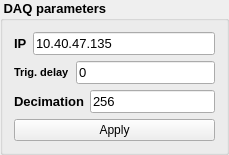
       <widget class="QGroupBox" name="ACQ_parameters">
        <property name="sizePolicy">
         <sizepolicy hsizetype="Expanding" vsizetype="Expanding">
          <horstretch>0</horstretch>
          <verstretch>0</verstretch>
         </sizepolicy>
        </property>
        <property name="minimumSize">
         <size>
          <width>100</width>
          <height>0</height>
         </size>
        </property>
        <property name="maximumSize">
         <size>
          <width>350</width>
          <height>16777215</height>
         </size>
        </property>
        <property name="font">
         <font>
          <pointsize>10</pointsize>
          <weight>75</weight>
          <bold>true</bold>
         </font>
        </property>
        <property name="mouseTracking">
         <bool>false</bool>
        </property>
        <property name="styleSheet">
         <string notr="true"/>
        </property>
        <property name="title">
         <string> DAQ parameters</string>
        </property>
        <layout class="QVBoxLayout" name="verticalLayout_8">
         <item>
          <layout class="QVBoxLayout" name="verticalLayout_2">
           <item>
            <layout class="QHBoxLayout" name="horizontalLayout">
             <item>
              <widget class="QLabel" name="freq_label">
               <property name="font">
                <font>
                 <weight>75</weight>
                 <bold>true</bold>
                </font>
               </property>
               <property name="styleSheet">
                <string notr="true"/>
               </property>
               <property name="text">
                <string>IP</string>
               </property>
              </widget>
             </item>
             <item>
              <widget class="QLineEdit" name="IP_var">
               <property name="font">
                <font>
                 <weight>50</weight>
                 <bold>false</bold>
                 <kerning>false</kerning>
                </font>
               </property>
               <property name="styleSheet">
                <string notr="true"/>
               </property>
               <property name="text">
                <string>10.40.47.135</string>
               </property>
              </widget>
             </item>
            </layout>
           </item>
           <item>
            <layout class="QHBoxLayout" name="horizontalLayout_2">
             <item>
              <widget class="QLabel" name="delay_label">
               <property name="font">
                <font>
                 <pointsize>8</pointsize>
                 <weight>75</weight>
                 <bold>true</bold>
                </font>
               </property>
               <property name="styleSheet">
                <string notr="true"/>
               </property>
               <property name="text">
                <string>Trig. delay</string>
               </property>
              </widget>
             </item>
             <item>
              <widget class="QLineEdit" name="delay_var">
               <property name="font">
                <font>
                 <weight>50</weight>
                 <bold>false</bold>
                 <kerning>false</kerning>
                </font>
               </property>
               <property name="styleSheet">
                <string notr="true"/>
               </property>
               <property name="text">
                <string>0</string>
               </property>
              </widget>
             </item>
            </layout>
           </item>
           <item>
            <layout class="QHBoxLayout" name="horizontalLayout_3">
             <item>
              <widget class="QLabel" name="DEC_label">
               <property name="font">
                <font>
                 <weight>75</weight>
                 <bold>true</bold>
                </font>
               </property>
               <property name="styleSheet">
                <string notr="true"/>
               </property>
               <property name="text">
                <string>Decimation</string>
               </property>
              </widget>
             </item>
             <item>
              <widget class="QLineEdit" name="decimation_var">
               <property name="font">
                <font>
                 <weight>50</weight>
                 <bold>false</bold>
                 <kerning>false</kerning>
                </font>
               </property>
               <property name="styleSheet">
                <string notr="true"/>
               </property>
               <property name="text">
                <string>256</string>
               </property>
              </widget>
             </item>
            </layout>
           </item>
           <item>
            <widget class="QPushButton" name="APPLY_button">
             <property name="sizePolicy">
              <sizepolicy hsizetype="Expanding" vsizetype="Fixed">
               <horstretch>0</horstretch>
               <verstretch>0</verstretch>
              </sizepolicy>
             </property>
             <property name="font">
              <font>
               <pointsize>9</pointsize>
               <weight>50</weight>
               <bold>false</bold>
              </font>
             </property>
             <property name="cursor">
              <cursorShape>PointingHandCursor</cursorShape>
             </property>
             <property name="styleSheet">
              <string notr="true"/>
             </property>
             <property name="text">
              <string>Apply</string>
             </property>
            </widget>
           </item>
          </layout>
         </item>
        </layout>
       </widget>
